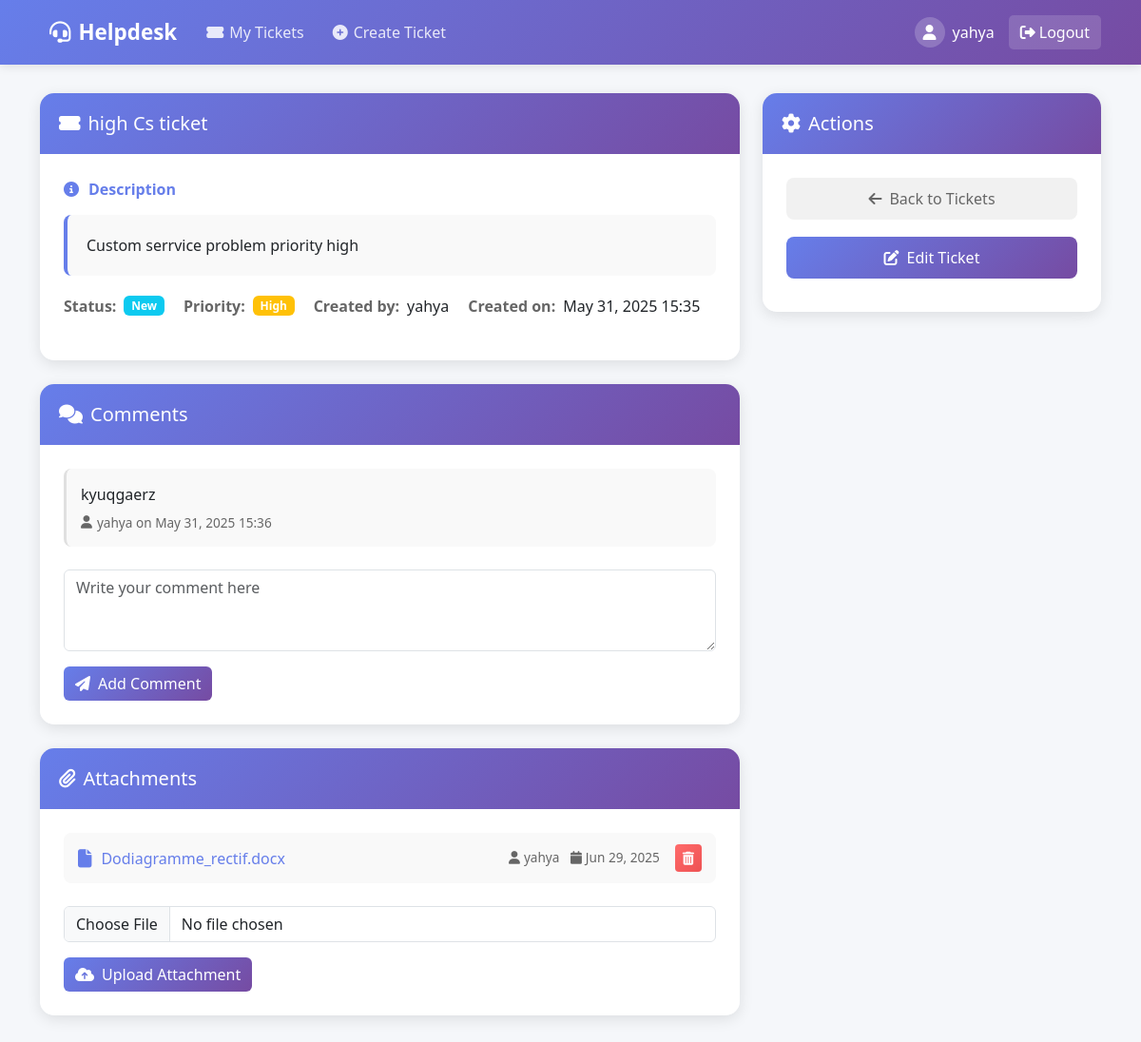
The page /tickets/9/ (signed in) on the database its author committed.
### tickets/models.py (models this page shows, shortened)
class Ticket(models.Model):
    STATUS_CHOICES = (
        ('new', 'New'),
        ('in_progress', 'In Progress'),
        ('pending', 'Pending'),
        ('resolved', 'Resolved'),
        ('closed', 'Closed'),
    )
    PRIORITY_CHOICES = (
        ('low', 'Low'),
        ('medium', 'Medium'),
        ('high', 'High'),
        ('urgent', 'Urgent'),
    )
    title = models.CharField(max_length=200)
    description = models.TextField()
    created_by = models.ForeignKey(User, on_delete=models.CASCADE, related_name='created_tickets')
    assigned_to = models.ForeignKey(User, on_delete=models.SET_NULL, null=True, blank=True, related_name='assigned_tickets')
    department = models.ForeignKey(Department, on_delete=models.PROTECT, related_name='tickets', null=True, blank=True)
    status = models.CharField(max_length=20, choices=STATUS_CHOICES, default='new')
    priority = models.CharField(max_length=20, choices=PRIORITY_CHOICES, default='medium')
    created_at = models.DateTimeField(auto_now_add=True)
    updated_at = models.DateTimeField(auto_now=True)
    resolution_notes = models.TextField(blank=True, null=True, help_text="Notes about how the ticket was resolved")

class Comment(models.Model):
    ticket = models.ForeignKey(Ticket, on_delete=models.CASCADE, related_name='comments')
    author = models.ForeignKey(User, on_delete=models.CASCADE)
    content = models.TextField()
    created_at = models.DateTimeField(auto_now_add=True)

class Attachment(models.Model):
    ticket = models.ForeignKey(Ticket, on_delete=models.CASCADE, related_name='attachments')
    file = models.FileField(upload_to='ticket_attachments/')
    uploaded_by = models.ForeignKey(User, on_delete=models.CASCADE)
    uploaded_at = models.DateTimeField(auto_now_add=True)

### tickets/views.py (the view, shortened to what this page needs)
# urls.py: path('tickets/<int:pk>/', views.ticket_detail, name='ticket_detail'),
@login_required
def ticket_detail(request, pk):
    ticket = get_object_or_404(Ticket, pk=pk)
    if not (request.user.is_superuser or (request.user.is_staff and request.user.departments.filter(id=ticket.department.id).exists()) or request.user == ticket.created_by):
        messages.error(request, "You don't have permission to view this ticket.")
        return redirect('my_tickets')
    comments = ticket.comments.all().order_by('created_at')
    attachments = ticket.attachments.filter(file__isnull=False).all()  # Only get attachments with valid files
    comment_form = CommentForm()
    attachment_form = AttachmentForm()
    assign_form = None
    if request.user.is_staff and not request.user.is_superuser and request.user.departments.filter(id=ticket.department.id).exists():
        assign_form = AssignTicketForm(instance=ticket, department=ticket.department)
    context = {
        'ticket': ticket,
        'comments': comments,
        'attachments': attachments,
        'comment_form': comment_form,
        'attachment_form': attachment_form,
        'assign_form': assign_form,
    }
    return render(request, 'tickets/ticket_detail.html', context)

### tickets/templates/tickets/ticket_detail.html (shortened to what this page needs)
{% extends 'base.html' %}
{% load ticket_extras %}
{% block content %}
<div class="row">
    <div class="col-md-8">
        <div class="ticket-card">
            <div class="ticket-header">
                <h5 class="mb-0 d-flex align-items-center">
                    <i class="fas fa-ticket-alt me-2"></i>
                    {{ ticket.title }}
                </h5>
            </div>
            <div class="ticket-body">
                <div class="ticket-section">
                    <div class="ticket-section-title">
                        <i class="fas fa-info-circle"></i>Description
                    </div>
                    <div class="ticket-description">
                        {{ ticket.description }}
                    </div>
                </div>
                <div class="ticket-meta">
                    <div class="ticket-meta-item">
                        <span class="ticket-meta-label">Status:</span>
                        <span class="badge {% if ticket.status == 'new' %}bg-info
                                       {% elif ticket.status == 'in_progress' %}bg-primary
                                       {% elif ticket.status == 'pending' %}bg-warning
                                       {% elif ticket.status == 'resolved' %}bg-success
                                       {% else %}bg-secondary{% endif %}">
                            {{ ticket.get_status_display }}
                        </span>
                    </div>
                    <div class="ticket-meta-item">
                        <span class="ticket-meta-label">Priority:</span>
                        <span class="badge {% if ticket.priority == 'low' %}bg-success
                                       {% elif ticket.priority == 'medium' %}bg-info
                                       {% elif ticket.priority == 'high' %}bg-warning
                                       {% else %}bg-danger{% endif %}">
                            {{ ticket.get_priority_display }}
                        </span>
                    </div>
                    <div class="ticket-meta-item">
                        <span class="ticket-meta-label">Created by:</span>
                        <span>{{ ticket.created_by.username }}</span>
                    </div>
                    <div class="ticket-meta-item">
                        <span class="ticket-meta-label">Created on:</span>
                        <span>{{ ticket.created_at|date:"M d, Y H:i" }}</span>
                    </div>
                </div>
            </div>
        </div>
        <div class="ticket-card">
            <div class="ticket-header">
                <h5 class="mb-0 d-flex align-items-center">
                    <i class="fas fa-comments me-2"></i>Comments
                </h5>
            </div>
            <div class="ticket-body">
                {% for comment in comments %}
                <div class="comment-item">
                    <div class="comment-content">{{ comment.content }}</div>
                    <div class="comment-meta">
                        <i class="fas fa-user"></i>
                        {{ comment.author.username }} on {{ comment.created_at|date:"M d, Y H:i" }}
                    </div>
                </div>
                {% empty %}
                <div class="text-center text-muted py-4">
                    <i class="fas fa-comment-slash fa-2x mb-3"></i>
                    <p>No comments yet.</p>
                </div>
                {% endfor %}
                <form method="post" class="mt-4">
                    <div class="mb-3">
                        {{ comment_form.content }}
                    </div>
                    <button type="submit" name="submit_comment" class="btn btn-primary">
                        <i class="fas fa-paper-plane me-2"></i>Add Comment
                    </button>
                </form>
            </div>
        </div>
        <div class="ticket-card">
            <div class="ticket-header">
                <h5 class="mb-0 d-flex align-items-center">
                    <i class="fas fa-paperclip me-2"></i>Attachments
                </h5>
            </div>
            <div class="ticket-body">
                {% if attachments %}
                <div class="mb-4">
                    {% for attachment in attachments %}
                    <div class="attachment-item">
                        {% if attachment.file %}
                        <a href="{{ attachment.file.url }}" target="_blank" class="attachment-link">
                            <i class="fas fa-file"></i>
                            {{ attachment.file.name|slice:"19:" }}
                        </a>
                        <div class="d-flex align-items-center">
                            <div class="attachment-meta me-3">
                                <i class="fas fa-user me-1"></i>{{ attachment.uploaded_by.username }}
                                <i class="fas fa-calendar ms-2 me-1"></i>{{ attachment.uploaded_at|date:"M d, Y" }}
                            </div>
                            {% if user == attachment.uploaded_by or user == ticket.created_by or user.is_superuser %}
                            <form method="post" action="{% url 'delete_attachment' ticket.id attachment.id %}" class="d-inline">
                                <button type="submit" class="btn btn-danger btn-sm"
                                        onclick="return confirm('Are you sure you want to delete this attachment?')">
                                    <i class="fas fa-trash-alt"></i>
                                </button>
                            </form>
                            {% endif %}
                        </div>
                        {% else %}
                        <div class="attachment-meta">
                            <i class="fas fa-exclamation-circle text-warning"></i> File not found
                        </div>
                        {% endif %}
                    </div>
                    {% endfor %}
                </div>
                {% else %}
                <div class="text-center text-muted py-3 mb-3">
                    <i class="fas fa-file-upload fa-2x mb-3"></i>
                    <p>No attachments yet.</p>
                </div>
                {% endif %}
                <form method="post" enctype="multipart/form-data">
                    <div class="mb-3">
                        {{ attachment_form.file }}
                    </div>
                    <button type="submit" name="submit_attachment" class="btn btn-primary">
                        <i class="fas fa-cloud-upload-alt me-2"></i>Upload Attachment
                    </button>
                </form>
            </div>
        </div>
    </div>
    <div class="col-md-4">
        <div class="ticket-card">
            <div class="ticket-header">
                <h5 class="mb-0 d-flex align-items-center">
                    <i class="fas fa-cog me-2"></i>Actions
                </h5>
            </div>
            <div class="ticket-body">
                <div class="d-grid gap-2">
                    {% if user.is_staff or user.is_superuser %}
                    <a href="{% url 'dashboard' %}" class="btn btn-secondary action-btn">
                        <i class="fas fa-arrow-left"></i>Back to Dashboard
                    </a>
                    {% else %}
                    <a href="{% url 'my_tickets' %}" class="btn btn-secondary action-btn">
                        <i class="fas fa-arrow-left"></i>Back to Tickets
                    </a>
                    {% endif %}
                    {% if user == ticket.created_by or user.is_superuser %}
                    <a href="{% url 'update_ticket' ticket.id %}" class="btn btn-primary action-btn">
                        <i class="fas fa-edit"></i>Edit Ticket
                    </a>
                    {% endif %}
                </div>
            </div>
        </div>
    </div>
</div>
{% endblock %}

### templates/base.html (shortened to what this page needs)
<!DOCTYPE html>
<html lang="en">
<head>
    <link href="https://cdn.jsdelivr.net/npm/bootstrap@5.3.0/dist/css/bootstrap.min.css" rel="stylesheet">
    <link rel="stylesheet" href="https://cdnjs.cloudflare.com/ajax/libs/font-awesome/6.4.0/css/all.min.css">
</head>
<body>
    <nav class="navbar navbar-expand-lg navbar-dark">
        <div class="container">
            <a class="navbar-brand" href="{% url 'dashboard' %}">
                <i class="fas fa-headset me-2"></i>Helpdesk
            </a>
            <div class="collapse navbar-collapse" id="navbarNav">
                <ul class="navbar-nav me-auto">
                    {% if user.is_authenticated %}
                    {% if not user.is_staff and not user.is_superuser %}
                    <li class="nav-item">
                        <a class="nav-link" href="{% url 'my_tickets' %}">
                            <i class="fas fa-ticket-alt nav-icon"></i>My Tickets
                        </a>
                    </li>
                    <li class="nav-item">
                        <a class="nav-link" href="{% url 'create_ticket' %}">
                            <i class="fas fa-plus-circle nav-icon"></i>Create Ticket
                        </a>
                    </li>
                    {% endif %}
                    {% endif %}
                </ul>
                <ul class="navbar-nav">
                    {% if user.is_authenticated %}
                    <li class="nav-item user-welcome">
                        <div class="user-avatar">
                            <i class="fas fa-user"></i>
                        </div>
                        <span>{{ user.username }}</span>
                    </li>
                    <li class="nav-item">
                        <form method="post" action="{% url 'accounts:logout' %}" class="d-inline">
                            <button type="submit" class="logout-btn">
                                <i class="fas fa-sign-out-alt me-1"></i>Logout
                            </button>
                        </form>
                    </li>
                    {% else %}
                    <li class="nav-item">
                        <a class="nav-link" href="{% url 'accounts:login' %}">
                            <i class="fas fa-sign-in-alt me-1"></i>Login
                        </a>
                    </li>
                    {% endif %}
                </ul>
            </div>
        </div>
    </nav>
    <div class="container">
        <div class="content">
            {% block content %}
            {% endblock %}
        </div>
    </div>
</body>
</html>

### rows shown on the page
Ticket: title "high Cs ticket", description "Custom serrvice problem priority high", status "New", priority "High", created_by.username "yahya", created_at "May 31, 2025 15:35"
Comment: content "kyuqgaerz", author.username "yahya", created_at "May 31, 2025 15:36"
Attachment: file.name "Dodiagramme_rectif.docx", uploaded_by.username "yahya", uploaded_at "Jun 29, 2025"

### other values the page prints
{{ user.username }} "yahya"
